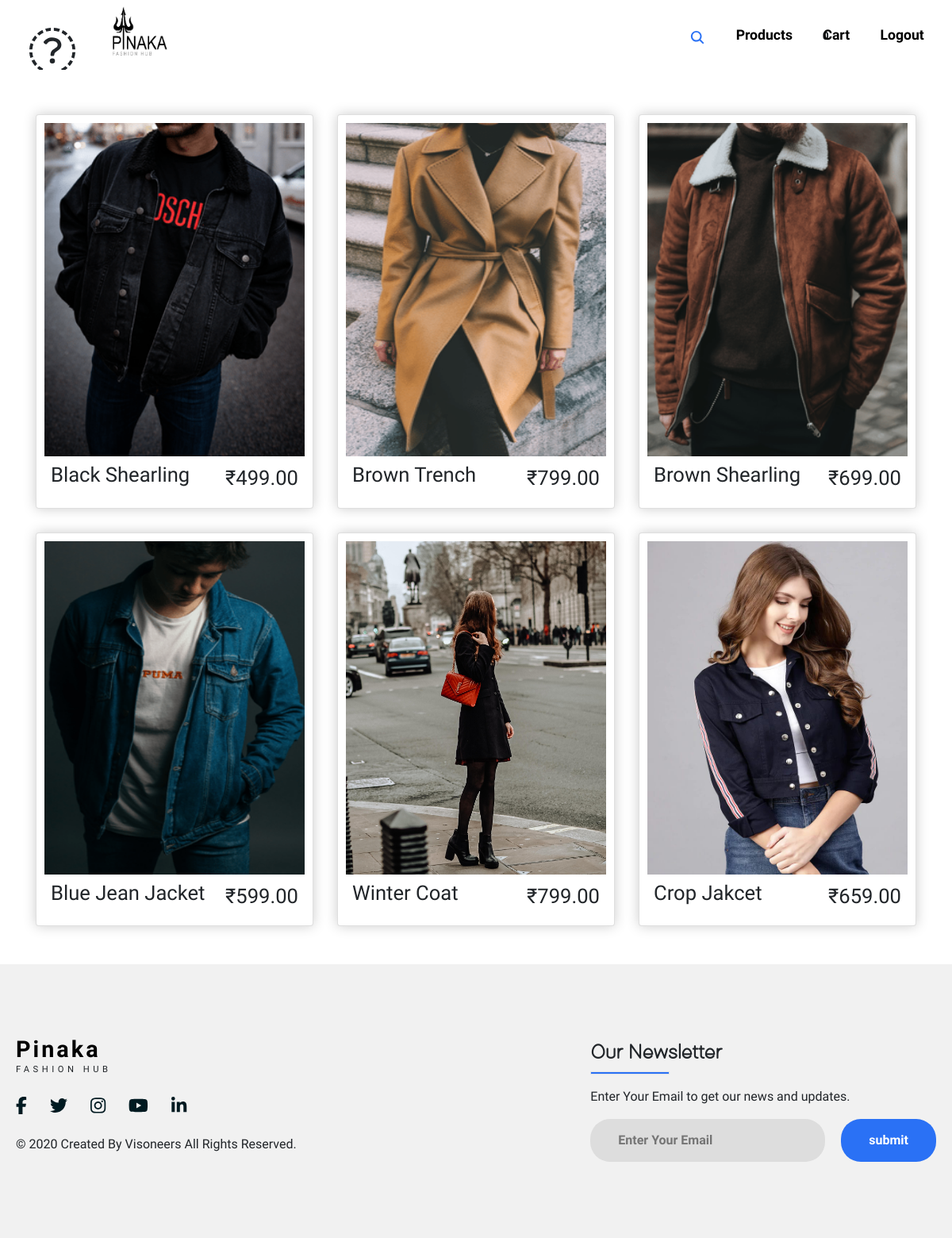
The page /category/ on the database its author committed.
### store/models.py (models this page shows, shortened)
class Product(models.Model):
    name=models.CharField(max_length=200,null=True)
    category=models.ForeignKey(Categorie,on_delete=models.SET_NULL,blank=True,null=True)
    price=models.FloatField()
    digital=models.BooleanField(default=False,null=True,blank=False)
    image=models.ImageField(null=True,blank=True)
    @property
    def imageURL(self):
        try:
            url=self.image.url #chk
        except:
            url=' '
        return url

### store/views.py (the view)
# urls.py: path('category/',views.category),
def category(request):
    categoryId = request.GET.get('category')
    print(request.GET)
    if categoryId is not None:
        products = Product.objects.filter(category = categoryId)
    else:
        products = Product.objects.all()
    if request.user.is_authenticated:
        customer=request.user.customer
        order,created=Order.objects.get_or_create(customer=customer,complete=False)
        items=order.orderitem_set.all()
        cartItems=order.get_cart_items
    else:
        items=[]
        order={'get_cart_total':0,'get_cart_items':0,'shipping':False}
        cartItems=order['get_cart_items']
    context={'products':products,'cartItems':cartItems}
    return render(request,'store/category.html',context)

### store/templates/store/category.html (shortened to what this page needs)
{% extends 'store/main.html' %}
{% load static %}
{% block content %}
<div class="container">
    <br><br>
    <div class="product">
        {% for product in products %}
        <div class="box-element card">
            <div class="img">
                <img src="{{product.imageURL}}" alt="Network Problem">
            </div>
            <div class="content">
                <h1>{{product.name}}</h1>
                <span class="price">₹{{product.price|floatformat:2}}</span>
            </div>
        </div>
        {% endfor %}
    </div>
</div>
{% endblock content %}

### static/css/main.css (style rules this page uses)
html, body { margin: 0; padding: 0; width: 100%; height: 100vh; font-family: 'Open Sans Condensed'; }

### static/css/store.css (style rules this page uses)
.product { display: grid; grid-template-columns: repeat(auto-fit, minmax(350px, 1fr)); box-sizing: border-box; grid-gap: 30px ; justify-items: center; width: 100%; border-radius: 0 0 4px 4px; }
.product .card { display: flex; flex-direction: column; width: 350px; }
.product .card .img { position: relative; background-size: cover; background-position: center; }
.product .card .img img { width: 100%; height: 420px; }
.content { display: inline-flex; position: relative; padding: 8px; align-items: flex-start; justify-content: space-between; }
.content h1, .content .price { font-size: 1.6rem; }
.box-element { box-shadow:hsl(0, 0%, 80%) 0 0 16px; border-radius: 4px; background-color: #fff; padding: 10px; }

### rows shown on the page
Product: imageURL (picture), name "Black Shearling", price "499.00"
Product: imageURL (picture), name "Brown Trench", price "799.00"
Product: imageURL (picture), name "Brown Shearling", price "699.00"
Product: imageURL (picture), name "Blue Jean Jacket", price "599.00"
Product: imageURL (picture), name "Winter Coat", price "799.00"
Product: imageURL (picture), name "Crop Jakcet", price "659.00"

### other values the page prints
{{ cartItems }} "0"
